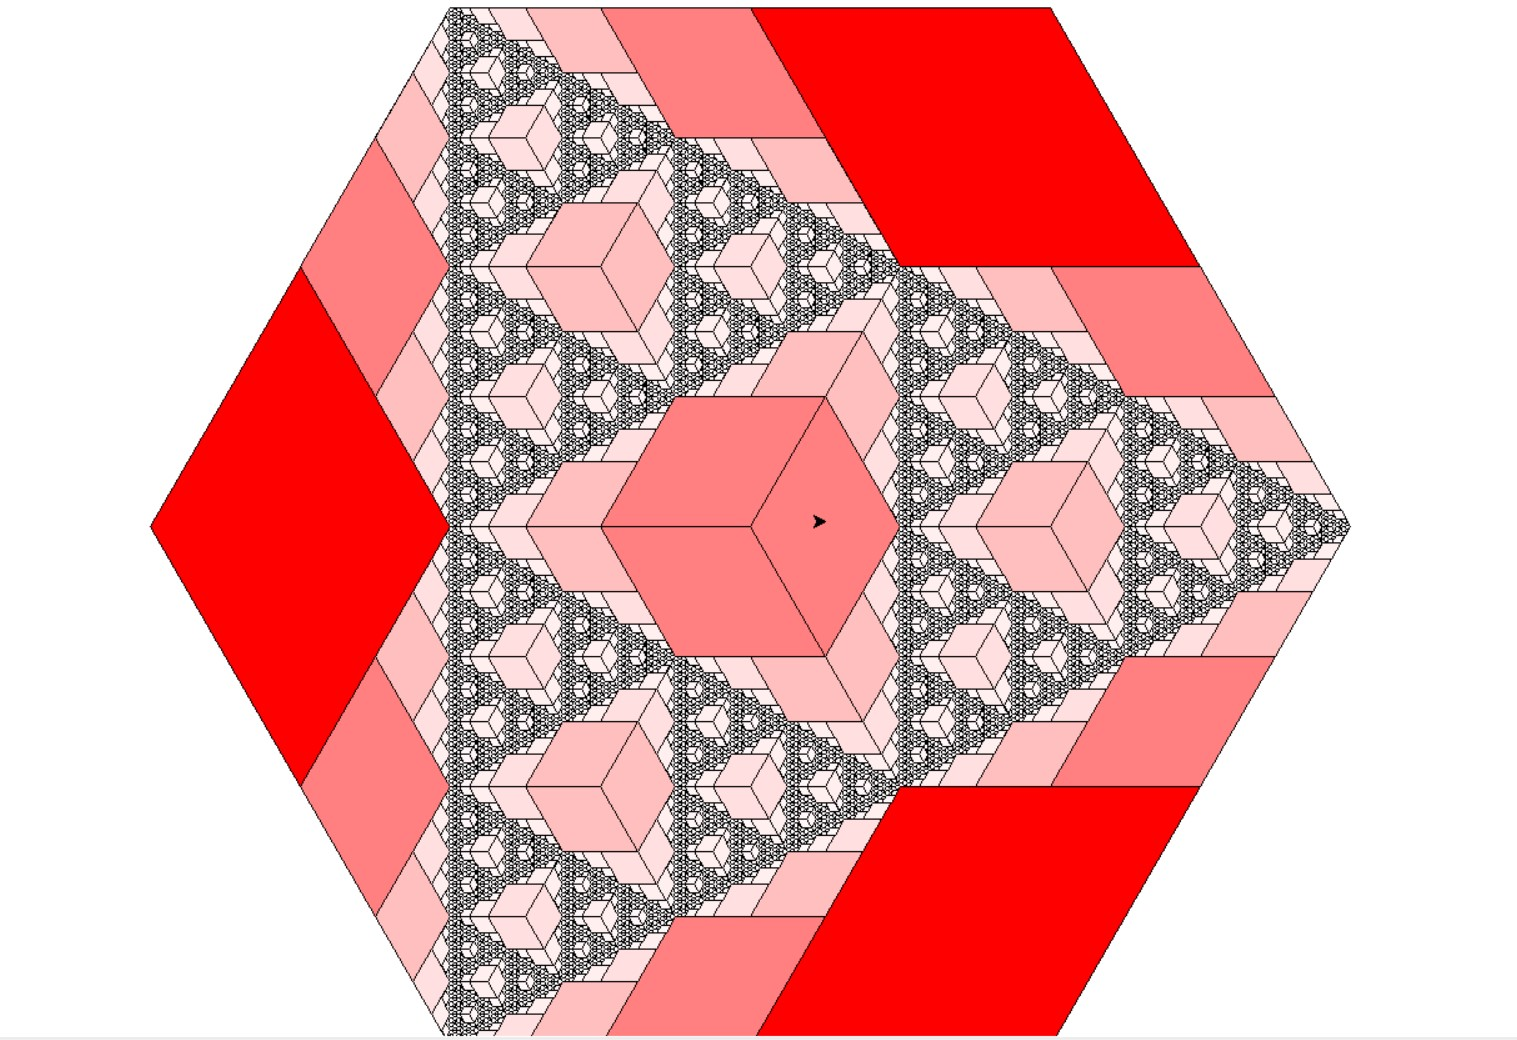

The script that drew this image:
from tkinter import Scale
import turtle

class patern:
    def __init__(self,tortoise, x, y, scale, angle,nestinglevel):
        self.tortoise = tortoise
        self.x = x
        self.y = y
        self.scale = scale
        self.angle = angle
        self.nestinglevel = nestinglevel
        self.growpoints = []
        self.childs = []
        self.r = 1
        self.g = 1-scale
        self.b = 1-scale

        self.doPatern()


    def setGrowthPoint(self, angleDiff):
        self.growpoints.append({'x':self.tortoise.xcor(), 'y': self.tortoise.ycor(), 'angle': self.tortoise.heading() + angleDiff})

    def poligon(self, size, faces):
        for i in range(faces):
            self.tortoise.forward(size)
            self.tortoise.left(360/(faces))
            if (i+1)%2 == 0:
                self.setGrowthPoint(0)

    def doPatern(self):
        self.tortoise.hideturtle()
        self.tortoise.penup()
        self.tortoise.setpos(self.x, self.y)
        self.tortoise.right(self.tortoise.heading()-self.angle)
        self.tortoise.pendown()
        self.tortoise.fillcolor(self.r, self.g, self.b)
        #self.tortoise.color( (self.r, self.g, self.b) )
        self.tortoise.begin_fill()
        self.tortoise.penup()
       
        self.tortoise.pendown()
        self.poligon(480*self.scale,6)
        self.tortoise.end_fill()
        self.doChilds()

    def doChilds(self):
        if self.nestinglevel == 0:
            return
        for point in self.growpoints:
            newbranch = patern(self.tortoise, point['x'], point['y'], self.scale*0.5, point['angle'],  self.nestinglevel-1)
            self.childs.append( newbranch)

tim = turtle.Turtle()
turtle.colormode(1)
turtle.tracer(8, 50)
turtle.width(1)
tim.penup()
tim.setpos(-300,-420)
parent = patern(tim,tim.xcor(),tim.ycor(),1,0,8)
tim.hideturtle()
input()
